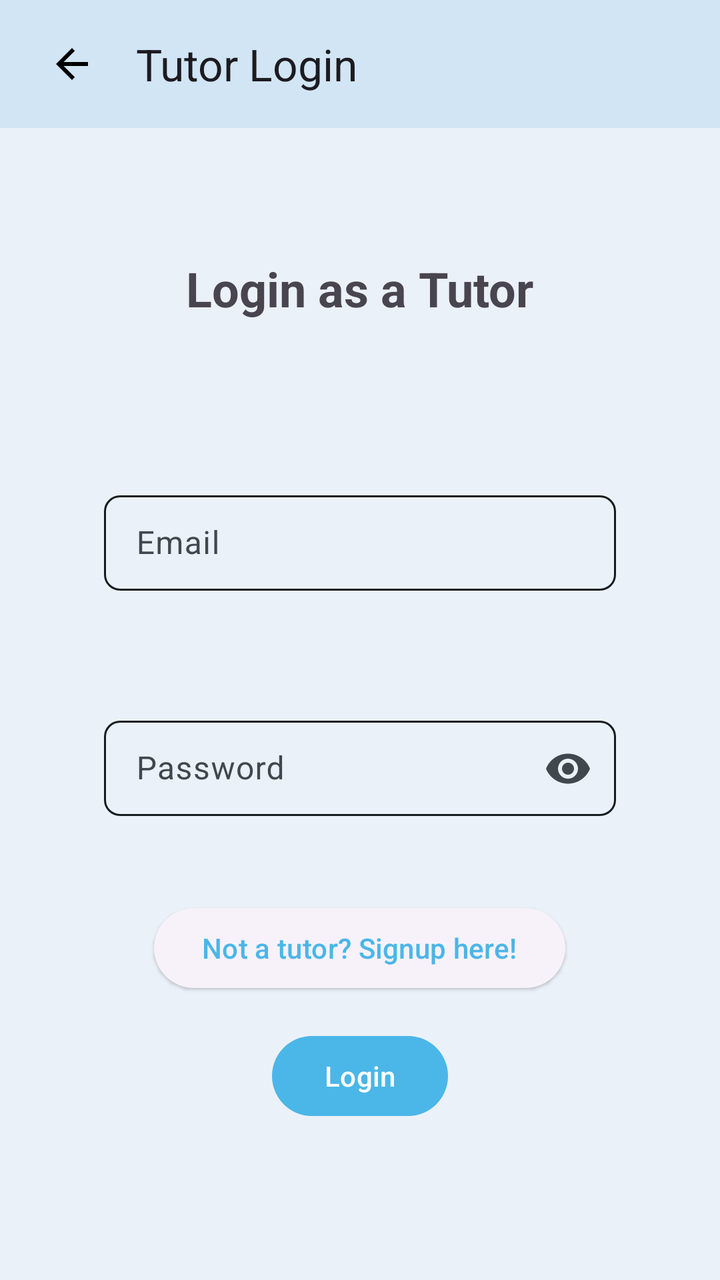
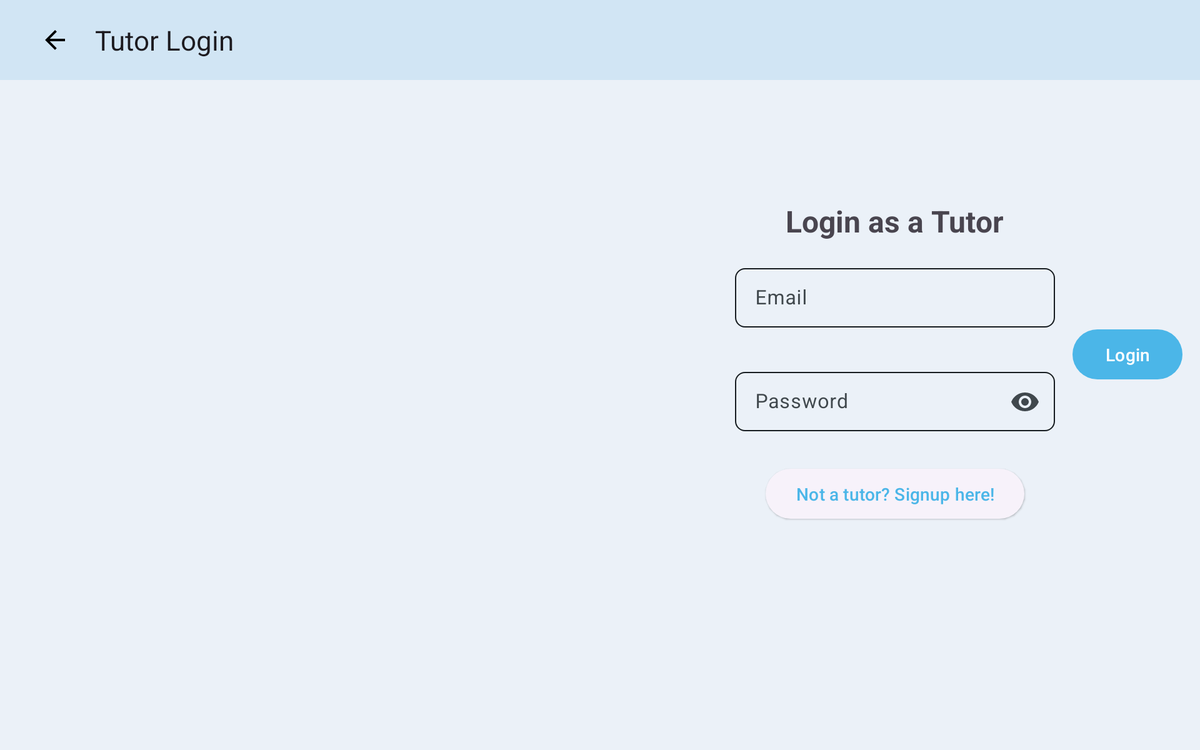

One screen, two layout resources from the same app: the default and the repository's alternative for another configuration. Each is rendered where Android would select it; the XML of both is given below.
<!-- AndroidManifest.xml: application theme Theme.TeachReach -->
<!-- res/layout/activity_tutor_login.xml -->
<?xml version="1.0" encoding="utf-8"?>

<LinearLayout xmlns:android="http://schemas.android.com/apk/res/android"
    xmlns:app="http://schemas.android.com/apk/res-auto"
    android:id="@+id/actTutorLogin"
    android:layout_width="match_parent"
    android:layout_height="match_parent"
    android:orientation="vertical">


    <com.google.android.material.appbar.AppBarLayout
        style="@style/Widget.App.Toolbar"
        android:layout_width="match_parent"

        android:layout_height="wrap_content">

        <com.google.android.material.appbar.MaterialToolbar
            android:id="@+id/topAppBar"
            android:layout_width="match_parent"
            android:layout_height="wrap_content"
            android:layout_gravity="top"
            android:layout_marginHorizontal="8dp"
            android:minHeight="?attr/actionBarSize"
            app:navigationIcon="@drawable/ic_back_24"
            app:title="@string/tvTutorLoginTopBar" />

    </com.google.android.material.appbar.AppBarLayout>


    <androidx.core.widget.NestedScrollView
        android:layout_width="match_parent"
        android:layout_height="match_parent">

        <LinearLayout
            android:layout_width="match_parent"
            android:layout_height="match_parent"
            android:orientation="vertical">

            <TextView
                android:id="@+id/tvTutorLogin"
                android:layout_width="wrap_content"
                android:layout_height="wrap_content"
                android:layout_gravity="center"
                android:layout_marginVertical="64dp"
                android:text="@string/tvTutorLoginTitle"
                android:textSize="24sp"
                android:textStyle="bold" />

            <com.google.android.material.textfield.TextInputLayout
                android:id="@+id/tilTutorLoginEmail"
                style="@style/Widget.App.TextInputLayout"
                android:layout_width="wrap_content"
                android:layout_height="wrap_content"
                android:layout_gravity="center"
                android:layout_margin="16dp"
                android:hint="@string/tilLoginEmailHint"
                app:endIconMode="clear_text"
                app:errorEnabled="true">

                <com.google.android.material.textfield.TextInputEditText
                    android:layout_width="256dp"
                    android:layout_height="wrap_content"
                    android:inputType="textEmailAddress" />
            </com.google.android.material.textfield.TextInputLayout>

            <com.google.android.material.textfield.TextInputLayout
                android:id="@+id/tilTutorLoginPassword"
                style="@style/Widget.App.TextInputLayout"
                android:layout_width="wrap_content"
                android:layout_height="wrap_content"
                android:layout_gravity="center"
                android:layout_margin="16dp"
                android:hint="@string/tilLoginPasswordHint"
                app:endIconMode="password_toggle"
                app:errorEnabled="true">

                <com.google.android.material.textfield.TextInputEditText
                    android:layout_width="256dp"
                    android:layout_height="wrap_content"
                    android:inputType="textPassword" />
            </com.google.android.material.textfield.TextInputLayout>

            <Button
                android:id="@+id/btnSignupAsTutor"
                style="@style/Widget.Material3.Button.ElevatedButton"
                android:layout_width="wrap_content"
                android:layout_height="wrap_content"
                android:layout_gravity="center"
                android:layout_marginBottom="8dp"
                android:text="@string/btnSignupAsTutor" />

            <Button
                android:id="@+id/btnLoginAsTutor"
                android:layout_width="wrap_content"
                android:layout_height="wrap_content"
                android:layout_gravity="center"
                android:layout_margin="8dp"
                android:text="@string/btnLoginAsTutor" />


        </LinearLayout>
    </androidx.core.widget.NestedScrollView>

</LinearLayout>
<!-- resources referenced by this layout -->
<resources>
  <!-- drawable ic_back_24 (drawable) -->
  <vector xmlns:android="http://schemas.android.com/apk/res/android"
      android:width="24dp"
      android:height="24dp"
      android:autoMirrored="true"
      android:tint="#000000"
      android:viewportWidth="24"
      android:viewportHeight="24">
  
      <path
          android:fillColor="@android:color/white"
          android:pathData="M20,11H7.83l5.59,-5.59L12,4l-8,8 8,8 1.41,-1.41L7.83,13H20v-2z" />
  
  </vector>
  <string name="btnLoginAsTutor">Login</string>
  <string name="btnSignupAsTutor">Not a tutor? Signup here!</string>
  <string name="tilLoginEmailHint">Email</string>
  <string name="tilLoginPasswordHint">Password</string>
  <string name="tvTutorLoginTitle">Login as a Tutor</string>
  <string name="tvTutorLoginTopBar">Tutor Login</string>
  <style name="Widget.App.TextInputLayout" parent="Widget.Material3.TextInputLayout.OutlinedBox.Dense">
          <item name="materialThemeOverlay">
              @style/ThemeOverlay.App.TextInputLayout
          </item>
          <item name="shapeAppearance">
              @style/ShapeAppearance.Material3.MediumComponent
          </item>
          <item name="hintTextColor">?attr/colorOnSurface</item>
      </style>
  <style name="Widget.App.Toolbar" parent="Widget.Material3.Toolbar">
          <item name="materialThemeOverlay">@style/ThemeOverlay.App.Toolbar</item>
          <item name="titleTextAppearance">
              @style/TextAppearance.Material3.TitleLarge
          </item>
          <item name="subtitleTextAppearance">
              @style/TextAppearance.Material3.TitleMedium
          </item>
      </style>
  <style name="Theme.TeachReach" parent="Base.Theme.TeachReach" />
  <style name="ThemeOverlay.App.TextInputLayout" parent="">
          <item name="colorPrimary">@color/material_dynamic_primary20</item>
          <item name="colorSecondary">@color/material_dynamic_primary80</item>
  
          <item name="textAppearanceTitleMedium">
              @style/TextAppearance.Material3.TitleMedium
          </item>
          <item name="textAppearanceBodySmall">
              @style/TextAppearance.Material3.TitleMedium
          </item>
          <item name="editTextStyle">
              @style/Widget.Material3.TextInputEditText.OutlinedBox.Dense
          </item>
      </style>
  <style name="ThemeOverlay.App.Toolbar" parent="">
          <item name="colorSurface">@color/material_dynamic_secondary90</item>
          <item name="colorOnSurface">@color/material_dynamic_secondary30</item>
      </style>
  <style name="ShapeAppearance.App.MediumComponent" parent="ShapeAppearance.Material3.MediumComponent">
          <item name="cornerFamily">cut</item>
          <item name="cornerSize">8dp</item>
      </style>
  <style name="Widget.App.BottomNavigationView" parent="Widget.Material3.BottomNavigationView">
          <item name="materialThemeOverlay">
              @style/ThemeOverlay.App.BottomNavigationView
          </item>
      </style>
  <style name="ThemeOverlay.App.BottomNavigationView" parent="">
          <item name="colorSurface">@color/material_dynamic_primary80</item>
          <item name="colorSurfaceContainer">@color/material_dynamic_secondary90
          </item>
          <item name="colorOnSurfaceVariant">@color/material_dynamic_secondary30
          </item>
      </style>
</resources>
<!-- res/layout-large-land/activity_tutor_login.xml (the repository's variant of the layout above) -->
<!-- drawn on a 7-inch tablet turned sideways -->
<?xml version="1.0" encoding="utf-8"?>

<LinearLayout xmlns:android="http://schemas.android.com/apk/res/android"
    xmlns:app="http://schemas.android.com/apk/res-auto"
    android:id="@+id/actTutorLogin"
    android:layout_width="match_parent"
    android:layout_height="match_parent"
    android:gravity="center_horizontal"
    android:orientation="vertical">


    <com.google.android.material.appbar.AppBarLayout
        style="@style/Widget.App.Toolbar"
        android:layout_width="match_parent"

        android:layout_height="wrap_content">

        <com.google.android.material.appbar.MaterialToolbar
            android:id="@+id/topAppBar"
            android:layout_width="match_parent"
            android:layout_height="wrap_content"
            android:minHeight="?attr/actionBarSize"
            app:navigationIcon="@drawable/ic_back_24"
            app:title="@string/tvTutorLoginTopBar" />

    </com.google.android.material.appbar.AppBarLayout>

    <androidx.core.widget.NestedScrollView
        android:layout_width="match_parent"
        android:layout_height="wrap_content">

        <androidx.constraintlayout.widget.ConstraintLayout
            android:layout_width="match_parent"
            android:layout_height="wrap_content">


            <TextView
                android:id="@+id/tvTutorLogin"
                android:layout_width="wrap_content"
                android:layout_height="wrap_content"
                android:text="@string/tvTutorLoginTitle"
                android:textSize="24sp"
                android:textStyle="bold"
                app:layout_constraintBottom_toBottomOf="parent"
                app:layout_constraintHorizontal_bias="0.8"
                app:layout_constraintLeft_toLeftOf="parent"
                app:layout_constraintRight_toRightOf="parent"
                app:layout_constraintTop_toTopOf="parent"
                app:layout_constraintVertical_bias="0.3" />

            <com.google.android.material.textfield.TextInputLayout
                android:id="@+id/tilTutorLoginEmail"
                style="@style/Widget.App.TextInputLayout"
                android:layout_width="wrap_content"
                android:layout_height="wrap_content"
                app:endIconMode="clear_text"
                app:errorEnabled="true"
                app:layout_constraintBottom_toBottomOf="parent"
                app:layout_constraintHorizontal_bias="0.5"
                app:layout_constraintLeft_toLeftOf="@+id/tvTutorLogin"
                app:layout_constraintRight_toRightOf="@+id/tvTutorLogin"
                app:layout_constraintTop_toBottomOf="@+id/tvTutorLogin"
                app:layout_constraintVertical_bias="0.1">

                <com.google.android.material.textfield.TextInputEditText
                    android:layout_width="256dp"
                    android:layout_height="wrap_content"
                    android:hint="@string/tilLoginEmailHint"
                    android:inputType="textEmailAddress" />
            </com.google.android.material.textfield.TextInputLayout>

            <com.google.android.material.textfield.TextInputLayout
                android:id="@+id/tilTutorLoginPassword"
                style="@style/Widget.App.TextInputLayout"
                android:layout_width="wrap_content"
                android:layout_height="wrap_content"
                app:endIconMode="password_toggle"
                app:errorEnabled="true"
                app:layout_constraintBottom_toBottomOf="parent"
                app:layout_constraintHorizontal_bias="0.8"
                app:layout_constraintLeft_toLeftOf="@+id/tilTutorLoginEmail"
                app:layout_constraintRight_toRightOf="@+id/tilTutorLoginEmail"
                app:layout_constraintTop_toBottomOf="@+id/tilTutorLoginEmail"
                app:layout_constraintVertical_bias="0.05">

                <com.google.android.material.textfield.TextInputEditText
                    android:layout_width="256dp"
                    android:layout_height="wrap_content"
                    android:hint="@string/tilLoginPasswordHint"
                    android:inputType="textPassword" />
            </com.google.android.material.textfield.TextInputLayout>

            <Button
                android:id="@+id/btnSignupAsTutor"
                style="@style/Widget.Material3.Button.ElevatedButton"
                android:layout_width="wrap_content"
                android:layout_height="wrap_content"
                android:text="@string/btnSignupAsTutor"
                app:layout_constraintBottom_toBottomOf="parent"
                app:layout_constraintHorizontal_bias="0.5"
                app:layout_constraintLeft_toLeftOf="@+id/tilTutorLoginPassword"
                app:layout_constraintRight_toRightOf="@+id/tilTutorLoginPassword"
                app:layout_constraintTop_toBottomOf="@+id/tilTutorLoginPassword"
                app:layout_constraintVertical_bias="0.05" />

            <Button
                android:id="@+id/btnLoginAsTutor"
                android:layout_width="wrap_content"
                android:layout_height="wrap_content"
                android:text="@string/btnLoginAsTutor"
                app:layout_constraintBottom_toBottomOf="@+id/tilTutorLoginPassword"
                app:layout_constraintHorizontal_bias="0.5"
                app:layout_constraintLeft_toRightOf="@+id/tilTutorLoginPassword"
                app:layout_constraintRight_toRightOf="parent"
                app:layout_constraintTop_toTopOf="@+id/tilTutorLoginEmail"
                app:layout_constraintVertical_bias="0.45" />

        </androidx.constraintlayout.widget.ConstraintLayout>

    </androidx.core.widget.NestedScrollView>
</LinearLayout>
